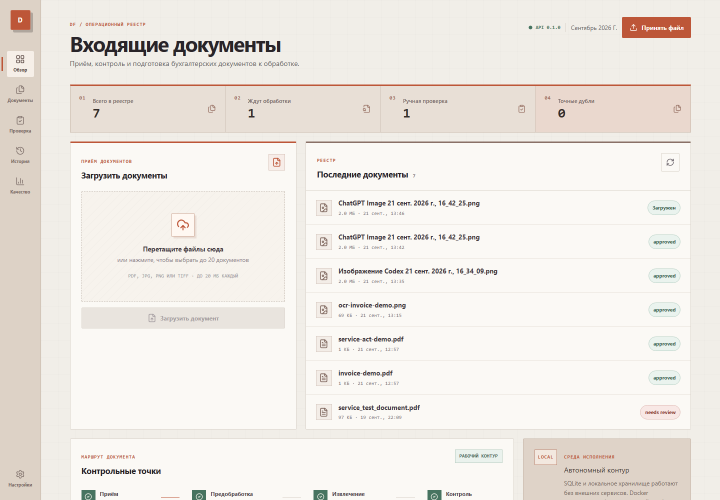
#> input picture docs/assets/overview.png, 1440 x 1000 px (shown at 1/2 size)
$ python build_demo_gif.py
#> lines starting #> are read from the running program, lines starting #| are printed output that depends on the picture
from pathlib import Path

from PIL import Image, ImageDraw, ImageFont

ASSETS_ROOT = Path(__file__).resolve().parents[1] / "docs" / "assets"
FRAMES = [
    ("overview.png", "Операционный обзор"),
    ("documents.png", "Реестр документов"),
    ("review.png", "Ручная проверка"),
    ("history.png", "Полный аудит"),
    ("quality.png", "Метрики качества"),
]


def build_demo_gif() -> None:
    title_font = ImageFont.truetype("C:/Windows/Fonts/arialbd.ttf", 28)
    caption_font = ImageFont.truetype("C:/Windows/Fonts/arial.ttf", 17)
    frames: list[Image.Image] = []

    for filename, title in FRAMES:
        screenshot = Image.open(ASSETS_ROOT / filename).convert("RGB")
#> screenshot is the input picture: PIL image 1440x1000 RGB; mean R, G, B 239.3, 234.3, 228.4
        screenshot = screenshot.resize((1152, 800), Image.Resampling.LANCZOS)
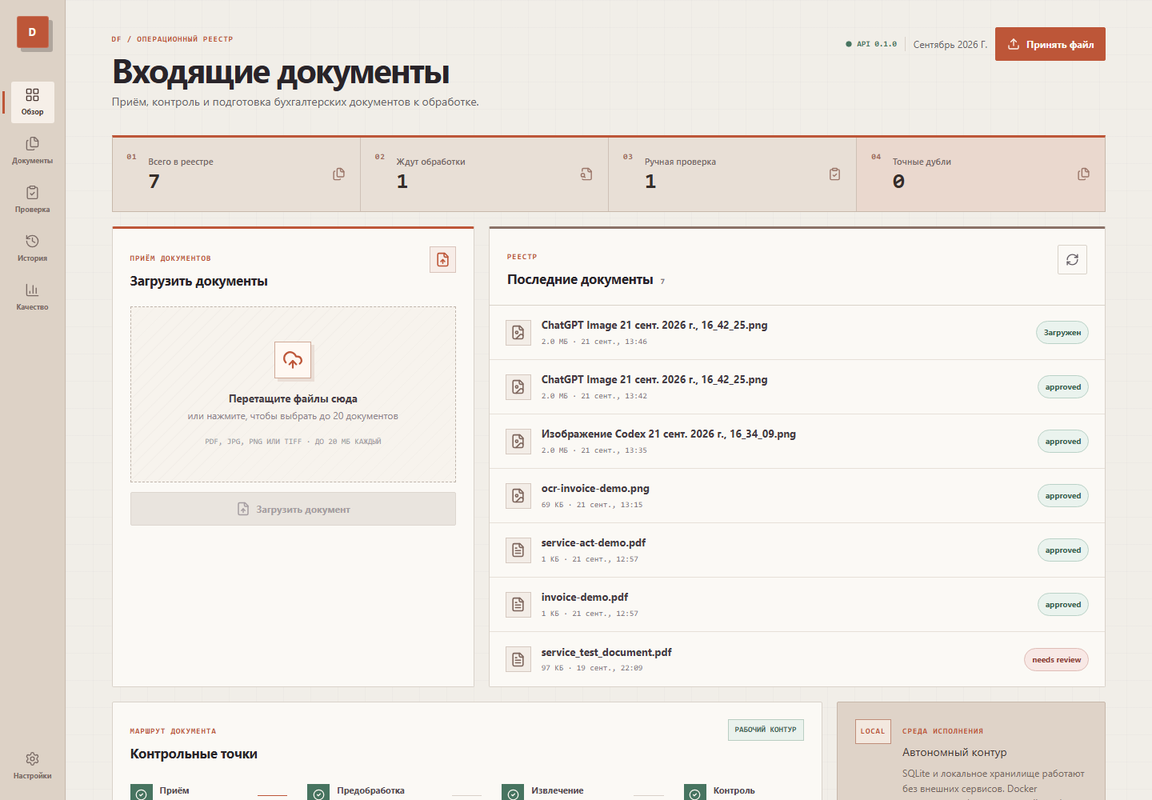
#> screenshot: PIL image 1152x800 RGB; mean R, G, B 239.2, 234.3, 228.4

        canvas = Image.new("RGB", (1152, 870), "white")
#> canvas: PIL image 1152x870 RGB; every value is 255
        header = Image.new("RGB", (1152, 70), "#172033")
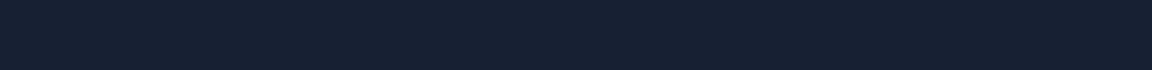
#> header: PIL image 1152x70 RGB; mean R, G, B 23, 32, 51
        draw = ImageDraw.Draw(header)
        draw.text((28, 13), title, font=title_font, fill="white")
        draw.text((936, 23), "Docflow · demo", font=caption_font, fill="#f4b29c")
        canvas.paste(header, (0, 0))
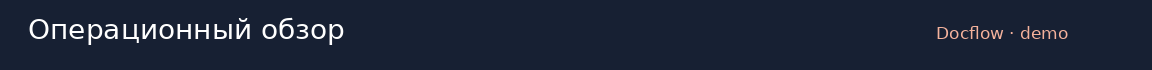
#> header: PIL image 1152x70 RGB; mean R, G, B 29.2, 37.7, 56.1
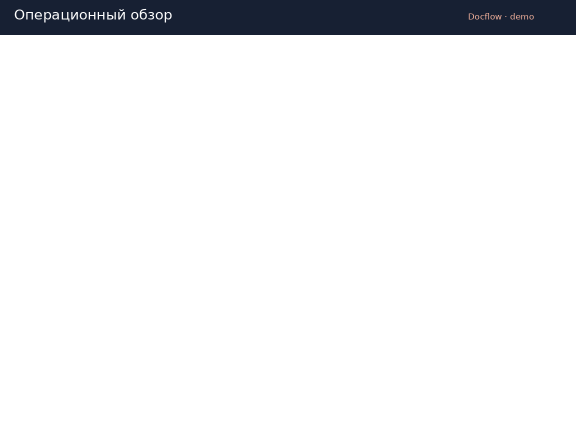
#> canvas: PIL image 1152x870 RGB (shown at 1/2 size); mean R, G, B 236.8, 237.5, 239
        canvas.paste(screenshot, (0, 70))
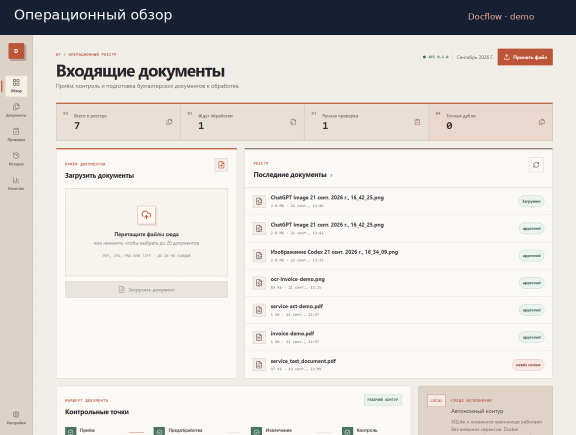
#> canvas: PIL image 1152x870 RGB (shown at 1/2 size); mean R, G, B 222.3, 218.5, 214.5
        frames.append(canvas.quantize(colors=192, method=Image.Quantize.MEDIANCUT))
#> pass 2 of the loop in build_demo_gif, `for filename, title in FRAMES:`:
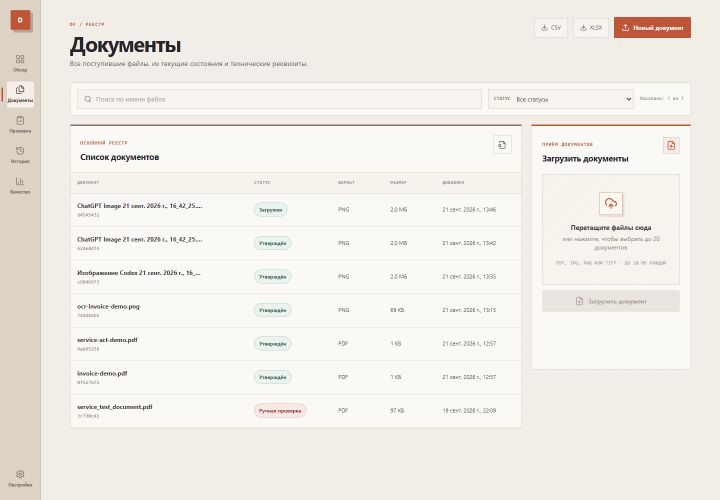
#> input picture docs/assets/documents.png, 1440 x 1000 px (shown at 1/2 size)
#> in build_demo_gif, screenshot is the input picture: PIL image 1440x1000 RGB; mean R, G, B 241.5, 237.6, 232.1
#> screenshot: PIL image 1152x800 RGB
#> in build_demo_gif, `canvas.paste(header, (0, 0))`:
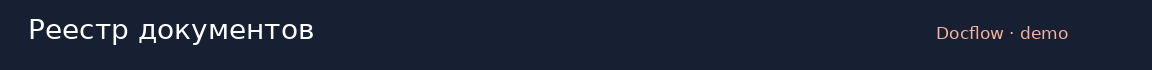
#> header: PIL image 1152x70 RGB; mean R, G, B 28.5, 37, 55.4
#> in build_demo_gif, `canvas.paste(screenshot, (0, 70))`:
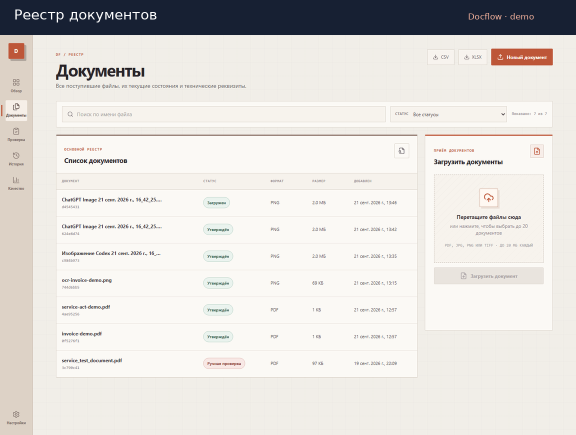
#> canvas: PIL image 1152x870 RGB (shown at 1/2 size); mean R, G, B 224.3, 221.4, 217.8
#> pass 3 of the loop in build_demo_gif, `for filename, title in FRAMES:`:
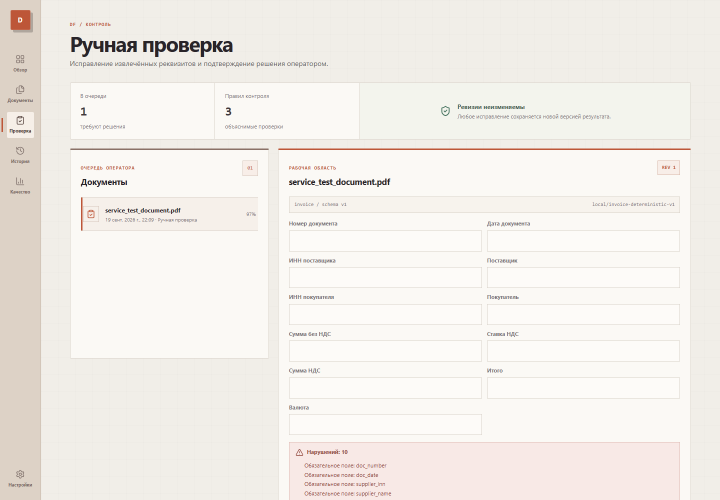
#> input picture docs/assets/review.png, 1440 x 1000 px (shown at 1/2 size)
#> in build_demo_gif, screenshot is the input picture: PIL image 1440x1000 RGB; mean R, G, B 242.9, 238.8, 233.6
#> screenshot: PIL image 1152x800 RGB
#> in build_demo_gif, `canvas.paste(header, (0, 0))`:
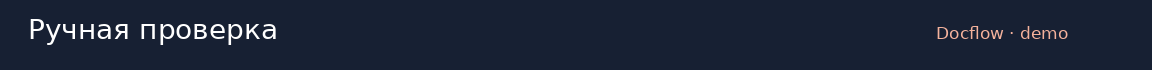
#> header: PIL image 1152x70 RGB; mean R, G, B 28.1, 36.6, 55
#> in build_demo_gif, `canvas.paste(screenshot, (0, 70))`:
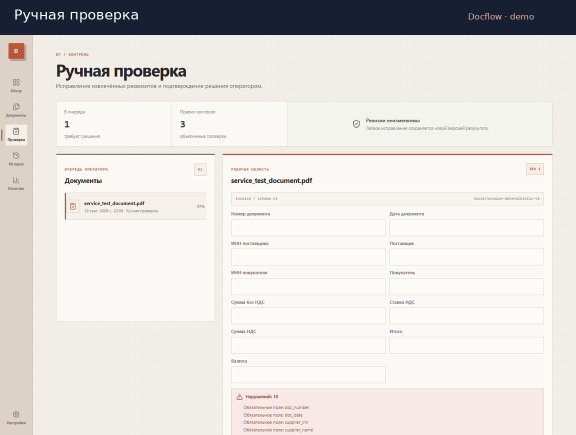
#> canvas: PIL image 1152x870 RGB (shown at 1/2 size); mean R, G, B 225.6, 222.5, 219.2
#> the loop made 5 passes; the first 3 are shown

    frames[0].save(
        ASSETS_ROOT / "demo.gif",
        save_all=True,
        append_images=frames[1:],
        duration=[2200] * len(frames),
        loop=0,
        optimize=True,
        disposal=2,
    )


if __name__ == "__main__":
    build_demo_gif()
